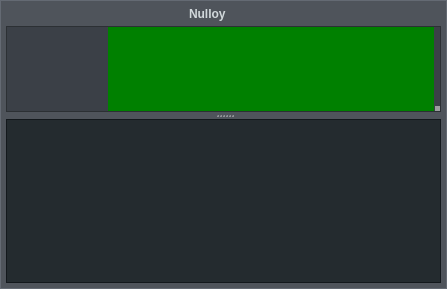
<?xml version="1.0" encoding="UTF-8"?>
<ui version="4.0">
 <class>mainWindow</class>
 <widget class="QDialog" name="mainWindow">
  <property name="geometry">
   <rect>
    <x>0</x>
    <y>0</y>
    <width>447</width>
    <height>289</height>
   </rect>
  </property>
  <property name="windowTitle">
   <string>Form</string>
  </property>
  <property name="styleSheet">
   <string notr="true">#borderWidget {
	border: 1px solid #646a73;
	background: #4f545b;
}

#titleLabel {
	font-weight: bold;
	color: #D1D8DB;
	qproperty-shadow_enabled: true;
	qproperty-shadow_offset_y: 1;
	qproperty-shadow_color: #363b42;
}

#coverWidget {
	background: transparent;
	border: 1px solid transparent;
}
#coverWidget:hover {
	border: 1px solid #E0A500;
}
NTrackInfoWidget {
	margin: 2;
}
NTrackInfoWidget QLabel {
	color: #D1D8DB;
	min-height: 11px;
	font-size: 10px;
	font-weight: bold;
	border-radius: 2;

	background: rgba(36, 43, 47, 200);
	padding: 0 1;
}
NTrackInfoWidget #MiddleCenter {
	font-size: 11px;
	min-height: 14px;
}

#splitTop {
	background: #3b4047;
	border: 1px solid #2c3034;
}
#splitter::handle {
	background: url(splitter.png) no-repeat center;
}

#playlistWidget {
	background: #242b2f;
	border: 1px solid #13181c;
	color: #b6c0c6;
	qproperty-current_text_color: #e9f2f7;
	qproperty-failed_text_color: #555961;
	qproperty-file_drop_border_color: #E0A500;
	qproperty-file_drop_background: rgba(224, 165, 0, 50);
}

#playlistWidget::item {
	background: transparent;
}
#playlistWidget::item:selected {
	background: #3E484F;
}
#playlistWidget::item:hover {
	background: #3e5268;
}

#playlistWidget QScrollBar {
	background: transparent;
	width: 6;
	margin-left: 1px;
}
#playlistWidget QScrollBar::handle {
	background: #636970;
	min-height: 30px;
}
#playlistWidget QScrollBar::handle:hover {
	background: #E0A500;
}
#playlistWidget QScrollBar::add-line,
#playlistWidget QScrollBar::sub-line,
#playlistWidget QScrollBar::add-page,
#playlistWidget QScrollBar::sub-page {
	height: 0px;
	background: transparent;
}

#iconLabel {
	background-image: url(icon.png);
}

QToolButton {
	border: none;
}

#prevButton, #playButton, #stopButton, #nextButton {
	background-repeat: no-repeat;
	background-position: center center;
}
#prevButton {
	background-image: url(prev.png);
}
#prevButton:hover {
	background-image: url(prev-hover.png);
}
#prevButton:pressed {
	background-image: url(prev-press.png);
}
#stopButton {
	background-image: url(stop.png);
}
#stopButton:hover {
	background-image: url(stop-hover.png);
}
#stopButton:pressed {
	background-image: url(stop-press.png);
}
#playButton {
	background-image: url(play.png);
}
#playButton:hover {
	background-image: url(play-hover.png);
}
#playButton:pressed {
	background-image: url(play-press.png);
}
#nextButton {
	background-image: url(next.png);
}
#nextButton:hover {
	background-image: url(next-hover.png);
}
#nextButton:pressed {
	background-image: url(next-press.png);
}

#closeButton, #minimizeButton {
	background-repeat: no-repeat;
	background-position: center center;
}
#closeButton {
	background-image: url(close.png);
}
#closeButton:hover {
	background-image: url(close-hover.png);
}
#closeButton:pressed {
	background-image: url(close-press.png);
}
#minimizeButton {
	background-image: url(minimize.png);
}
#minimizeButton:hover {
	background-image: url(minimize-hover.png);
}
#minimizeButton:pressed {
	background-image: url(minimize-press.png);
}

#volumeSlider {
	width: 5;
	background: #636970;
	margin-left: 1;
}
#volumeSlider:hover {
	background: #F0B000;
}
#volumeSlider::sub-page {
	background: #3B4047;
	margin-bottom: 3px;
}
#volumeSlider::groove:vertical {
	background: transparent;
}
#volumeSlider::handle {
	height: 5;
	background: rgba(180, 180, 180, 180);
}
#volumeSlider::handle:hover {
	background: #ff7b00;
}

#waveformSlider {
	background: green;
	qproperty-background: transparent;
	qproperty-wave_background: white;
	qproperty-wave_border_color: transparent;
	qproperty-progress_playing_background: qlineargradient(spread:pad, x1:0, y1:0, x2:0, y2:1, stop:0 #fff657, stop:1 #ffa519);
	qproperty-remaining_playing_background: qlineargradient(spread:pad, x1:0, y1:0, x2:0, y2:1, stop:0 #c0cacd, stop:1 #919ca1);
	qproperty-progress_paused_background: qlineargradient(spread:pad, x1:0, y1:0, x2:0, y2:1, stop:0 #9BA0AA, stop:1 #686E79);
	qproperty-remaining_paused_background: qlineargradient(spread:pad, x1:0, y1:0, x2:0, y2:1, stop:0 #6d717b, stop:1 #545860);
	qproperty-groove_playing_background: #ff7b00;
	qproperty-groove_paused_background: #B0B5BF;
	qproperty-playing_composition: DestinationIn;
	qproperty-paused_composition: DestinationIn;
	qproperty-file_drop_border_color: #E0A500;
	qproperty-file_drop_background: rgba(224, 165, 0, 50);
}</string>
  </property>
  <layout class="QVBoxLayout" name="verticalLayout_4">
   <property name="spacing">
    <number>0</number>
   </property>
   <property name="margin">
    <number>0</number>
   </property>
   <item>
    <widget class="QWidget" name="borderWidget" native="true">
     <layout class="QVBoxLayout" name="verticalLayout">
      <property name="spacing">
       <number>2</number>
      </property>
      <property name="leftMargin">
       <number>6</number>
      </property>
      <property name="topMargin">
       <number>3</number>
      </property>
      <property name="rightMargin">
       <number>6</number>
      </property>
      <property name="bottomMargin">
       <number>6</number>
      </property>
      <item>
       <widget class="QWidget" name="titleWidget" native="true">
        <property name="minimumSize">
         <size>
          <width>0</width>
          <height>21</height>
         </size>
        </property>
        <property name="maximumSize">
         <size>
          <width>16777215</width>
          <height>21</height>
         </size>
        </property>
        <layout class="QHBoxLayout" name="horizontalLayout">
         <property name="spacing">
          <number>0</number>
         </property>
         <property name="margin">
          <number>0</number>
         </property>
         <item>
          <widget class="QLabel" name="iconLabel">
           <property name="sizePolicy">
            <sizepolicy hsizetype="Fixed" vsizetype="Fixed">
             <horstretch>0</horstretch>
             <verstretch>0</verstretch>
            </sizepolicy>
           </property>
           <property name="minimumSize">
            <size>
             <width>18</width>
             <height>18</height>
            </size>
           </property>
           <property name="maximumSize">
            <size>
             <width>18</width>
             <height>18</height>
            </size>
           </property>
           <property name="text">
            <string/>
           </property>
          </widget>
         </item>
         <item>
          <spacer name="titleBarSpacer_2">
           <property name="orientation">
            <enum>Qt::Horizontal</enum>
           </property>
           <property name="sizeType">
            <enum>QSizePolicy::MinimumExpanding</enum>
           </property>
           <property name="sizeHint" stdset="0">
            <size>
             <width>10</width>
             <height>10</height>
            </size>
           </property>
          </spacer>
         </item>
         <item>
          <widget class="NLabel" name="titleLabel">
           <property name="sizePolicy">
            <sizepolicy hsizetype="Minimum" vsizetype="Preferred">
             <horstretch>0</horstretch>
             <verstretch>0</verstretch>
            </sizepolicy>
           </property>
           <property name="minimumSize">
            <size>
             <width>1</width>
             <height>0</height>
            </size>
           </property>
           <property name="font">
            <font>
             <weight>75</weight>
             <bold>true</bold>
            </font>
           </property>
           <property name="text">
            <string notr="true">Nulloy</string>
           </property>
           <property name="alignment">
            <set>Qt::AlignLeading|Qt::AlignLeft|Qt::AlignVCenter</set>
           </property>
          </widget>
         </item>
         <item>
          <spacer name="titleBarSpacer_1">
           <property name="orientation">
            <enum>Qt::Horizontal</enum>
           </property>
           <property name="sizeType">
            <enum>QSizePolicy::MinimumExpanding</enum>
           </property>
           <property name="sizeHint" stdset="0">
            <size>
             <width>10</width>
             <height>10</height>
            </size>
           </property>
          </spacer>
         </item>
         <item>
          <widget class="QToolButton" name="minimizeButton">
           <property name="sizePolicy">
            <sizepolicy hsizetype="Fixed" vsizetype="Expanding">
             <horstretch>0</horstretch>
             <verstretch>0</verstretch>
            </sizepolicy>
           </property>
           <property name="minimumSize">
            <size>
             <width>25</width>
             <height>0</height>
            </size>
           </property>
           <property name="maximumSize">
            <size>
             <width>25</width>
             <height>16777215</height>
            </size>
           </property>
           <property name="font">
            <font>
             <weight>75</weight>
             <bold>true</bold>
            </font>
           </property>
           <property name="focusPolicy">
            <enum>Qt::NoFocus</enum>
           </property>
           <property name="toolTip">
            <string>Minimize</string>
           </property>
           <property name="text">
            <string/>
           </property>
          </widget>
         </item>
         <item>
          <widget class="QToolButton" name="closeButton">
           <property name="sizePolicy">
            <sizepolicy hsizetype="Fixed" vsizetype="Expanding">
             <horstretch>0</horstretch>
             <verstretch>0</verstretch>
            </sizepolicy>
           </property>
           <property name="minimumSize">
            <size>
             <width>25</width>
             <height>0</height>
            </size>
           </property>
           <property name="maximumSize">
            <size>
             <width>25</width>
             <height>16777215</height>
            </size>
           </property>
           <property name="focusPolicy">
            <enum>Qt::NoFocus</enum>
           </property>
           <property name="toolTip">
            <string>Close</string>
           </property>
           <property name="text">
            <string/>
           </property>
          </widget>
         </item>
        </layout>
       </widget>
      </item>
      <item>
       <widget class="QSplitter" name="splitter">
        <property name="orientation">
         <enum>Qt::Vertical</enum>
        </property>
        <property name="handleWidth">
         <number>7</number>
        </property>
        <widget class="QWidget" name="splitTop" native="true">
         <layout class="QHBoxLayout" name="horizontalLayout_3">
          <property name="spacing">
           <number>0</number>
          </property>
          <property name="margin">
           <number>1</number>
          </property>
          <item>
           <widget class="QWidget" name="controlsContainer" native="true">
            <layout class="QHBoxLayout" name="horizontalLayout_2">
             <property name="spacing">
              <number>0</number>
             </property>
             <property name="margin">
              <number>0</number>
             </property>
             <item>
              <widget class="QToolButton" name="prevButton">
               <property name="sizePolicy">
                <sizepolicy hsizetype="Fixed" vsizetype="Expanding">
                 <horstretch>0</horstretch>
                 <verstretch>0</verstretch>
                </sizepolicy>
               </property>
               <property name="minimumSize">
                <size>
                 <width>27</width>
                 <height>0</height>
                </size>
               </property>
               <property name="maximumSize">
                <size>
                 <width>27</width>
                 <height>16777215</height>
                </size>
               </property>
               <property name="focusPolicy">
                <enum>Qt::NoFocus</enum>
               </property>
               <property name="toolTip">
                <string>Previous</string>
               </property>
              </widget>
             </item>
             <item>
              <widget class="QToolButton" name="playButton">
               <property name="sizePolicy">
                <sizepolicy hsizetype="Fixed" vsizetype="Expanding">
                 <horstretch>0</horstretch>
                 <verstretch>0</verstretch>
                </sizepolicy>
               </property>
               <property name="minimumSize">
                <size>
                 <width>27</width>
                 <height>0</height>
                </size>
               </property>
               <property name="maximumSize">
                <size>
                 <width>27</width>
                 <height>16777215</height>
                </size>
               </property>
               <property name="focusPolicy">
                <enum>Qt::NoFocus</enum>
               </property>
               <property name="toolTip">
                <string>Play / Pause</string>
               </property>
              </widget>
             </item>
             <item>
              <widget class="QToolButton" name="nextButton">
               <property name="sizePolicy">
                <sizepolicy hsizetype="Fixed" vsizetype="Expanding">
                 <horstretch>0</horstretch>
                 <verstretch>0</verstretch>
                </sizepolicy>
               </property>
               <property name="minimumSize">
                <size>
                 <width>27</width>
                 <height>0</height>
                </size>
               </property>
               <property name="maximumSize">
                <size>
                 <width>27</width>
                 <height>16777215</height>
                </size>
               </property>
               <property name="focusPolicy">
                <enum>Qt::NoFocus</enum>
               </property>
               <property name="toolTip">
                <string>Next</string>
               </property>
              </widget>
             </item>
            </layout>
           </widget>
          </item>
          <item>
           <widget class="NCoverWidget" name="coverWidget">
            <property name="sizePolicy">
             <sizepolicy hsizetype="Fixed" vsizetype="Preferred">
              <horstretch>0</horstretch>
              <verstretch>0</verstretch>
             </sizepolicy>
            </property>
            <property name="minimumSize">
             <size>
              <width>20</width>
              <height>20</height>
             </size>
            </property>
            <property name="text">
             <string/>
            </property>
           </widget>
          </item>
          <item>
           <widget class="NWaveformSlider" name="waveformSlider" native="true">
            <property name="sizePolicy">
             <sizepolicy hsizetype="Expanding" vsizetype="Preferred">
              <horstretch>0</horstretch>
              <verstretch>0</verstretch>
             </sizepolicy>
            </property>
            <property name="minimumSize">
             <size>
              <width>100</width>
              <height>0</height>
             </size>
            </property>
           </widget>
          </item>
          <item>
           <widget class="NVolumeSlider" name="volumeSlider">
            <property name="sizePolicy">
             <sizepolicy hsizetype="Fixed" vsizetype="Preferred">
              <horstretch>0</horstretch>
              <verstretch>0</verstretch>
             </sizepolicy>
            </property>
            <property name="focusPolicy">
             <enum>Qt::NoFocus</enum>
            </property>
            <property name="toolTip">
             <string>Volume</string>
            </property>
            <property name="maximum">
             <number>100</number>
            </property>
            <property name="singleStep">
             <number>2</number>
            </property>
            <property name="tickPosition">
             <enum>QSlider::NoTicks</enum>
            </property>
           </widget>
          </item>
         </layout>
        </widget>
        <widget class="NPlaylistWidget" name="playlistWidget">
         <property name="sizePolicy">
          <sizepolicy hsizetype="Expanding" vsizetype="Ignored">
           <horstretch>0</horstretch>
           <verstretch>1</verstretch>
          </sizepolicy>
         </property>
         <property name="focusPolicy">
          <enum>Qt::ClickFocus</enum>
         </property>
         <property name="acceptDrops">
          <bool>true</bool>
         </property>
         <property name="frameShape">
          <enum>QFrame::NoFrame</enum>
         </property>
         <property name="horizontalScrollBarPolicy">
          <enum>Qt::ScrollBarAlwaysOff</enum>
         </property>
         <property name="dragEnabled">
          <bool>true</bool>
         </property>
         <property name="dragDropMode">
          <enum>QAbstractItemView::DragDrop</enum>
         </property>
         <property name="defaultDropAction">
          <enum>Qt::MoveAction</enum>
         </property>
         <property name="selectionMode">
          <enum>QAbstractItemView::ExtendedSelection</enum>
         </property>
        </widget>
       </widget>
      </item>
     </layout>
    </widget>
   </item>
  </layout>
 </widget>
 <customwidgets>
  <customwidget>
   <class>NWaveformSlider</class>
   <extends>QWidget</extends>
   <header>waveformSlider.h</header>
   <container>1</container>
  </customwidget>
  <customwidget>
   <class>NPlaylistWidget</class>
   <extends>QListWidget</extends>
   <header>playlistWidget.h</header>
  </customwidget>
  <customwidget>
   <class>NCoverWidget</class>
   <extends>QLabel</extends>
   <header>coverWidget.h</header>
  </customwidget>
  <customwidget>
   <class>NVolumeSlider</class>
   <extends>QSlider</extends>
   <header>volumeSlider.h</header>
  </customwidget>
  <customwidget>
   <class>NLabel</class>
   <extends>QLabel</extends>
   <header>label.h</header>
  </customwidget>
 </customwidgets>
 <resources/>
 <connections/>
</ui>
